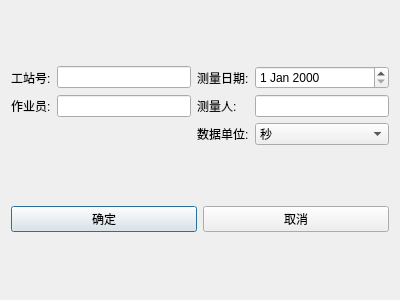
<?xml version="1.0" encoding="UTF-8"?>
<ui version="4.0">
 <class>ModifyProductDlg</class>
 <widget class="QDialog" name="ModifyProductDlg">
  <property name="geometry">
   <rect>
    <x>0</x>
    <y>0</y>
    <width>400</width>
    <height>300</height>
   </rect>
  </property>
  <property name="windowTitle">
   <string>Dialog</string>
  </property>
  <layout class="QVBoxLayout" name="verticalLayout">
   <item>
    <layout class="QGridLayout" name="gridLayout">
     <item row="0" column="0">
      <widget class="QLabel" name="label">
       <property name="text">
        <string>工站号:</string>
       </property>
      </widget>
     </item>
     <item row="0" column="1">
      <widget class="QLineEdit" name="editStation"/>
     </item>
     <item row="0" column="2">
      <widget class="QLabel" name="label_3">
       <property name="text">
        <string>测量日期:</string>
       </property>
      </widget>
     </item>
     <item row="0" column="3">
      <widget class="QDateEdit" name="dateEdit"/>
     </item>
     <item row="1" column="0">
      <widget class="QLabel" name="label_2">
       <property name="text">
        <string>作业员:</string>
       </property>
      </widget>
     </item>
     <item row="1" column="1">
      <widget class="QLineEdit" name="editTaskMan"/>
     </item>
     <item row="1" column="2">
      <widget class="QLabel" name="label_4">
       <property name="text">
        <string>测量人:</string>
       </property>
      </widget>
     </item>
     <item row="1" column="3">
      <widget class="QLineEdit" name="editMeasureMan"/>
     </item>
     <item row="2" column="2">
      <widget class="QLabel" name="label_5">
       <property name="text">
        <string>数据单位:</string>
       </property>
      </widget>
     </item>
     <item row="2" column="3">
      <widget class="QComboBox" name="comboBox">
       <item>
        <property name="text">
         <string>秒</string>
        </property>
       </item>
       <item>
        <property name="text">
         <string>分钟</string>
        </property>
       </item>
       <item>
        <property name="text">
         <string>小时</string>
        </property>
       </item>
      </widget>
     </item>
    </layout>
   </item>
   <item>
    <layout class="QHBoxLayout" name="horizontalLayout">
     <item>
      <widget class="QPushButton" name="button_confirm">
       <property name="text">
        <string>确定</string>
       </property>
      </widget>
     </item>
     <item>
      <widget class="QPushButton" name="button_cancel">
       <property name="text">
        <string>取消</string>
       </property>
      </widget>
     </item>
    </layout>
   </item>
  </layout>
 </widget>
 <resources/>
 <connections/>
</ui>
